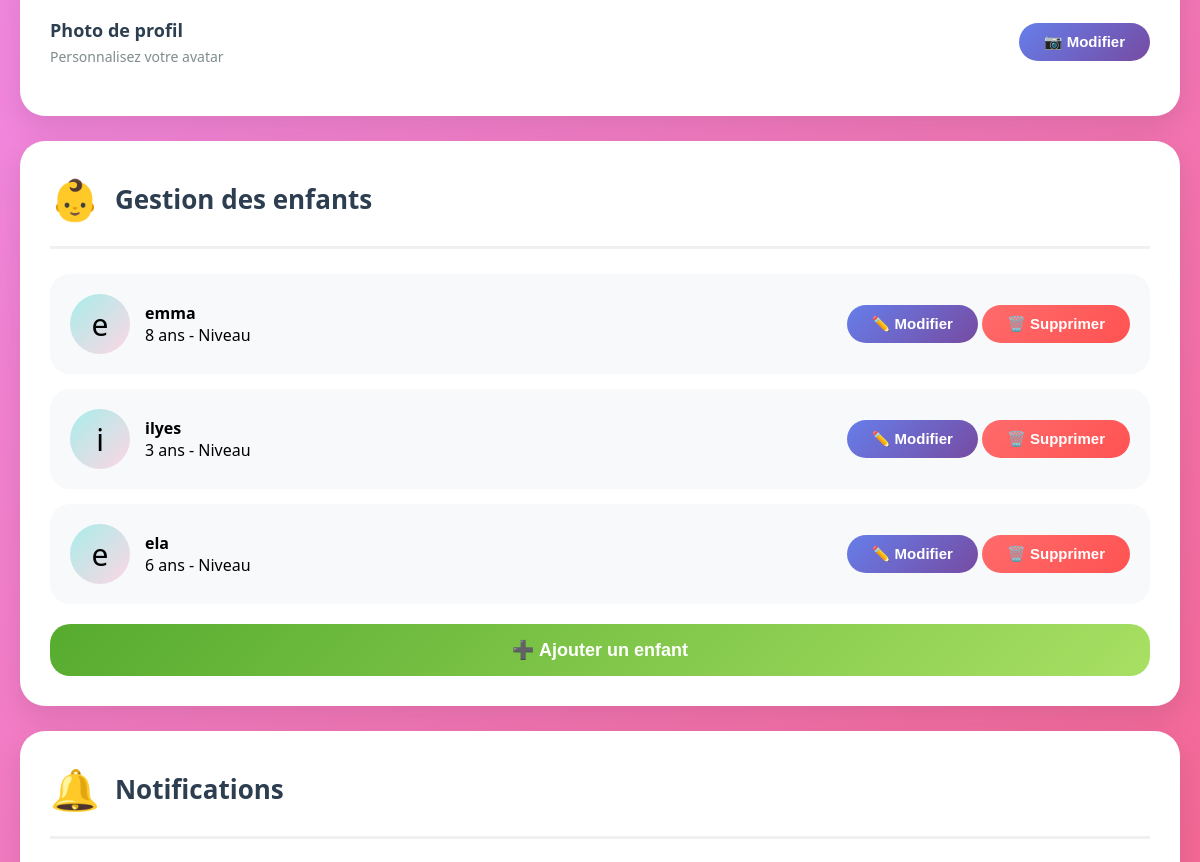
/parametres/ (signed in, middle part), run on an earlier commit of the app's database.
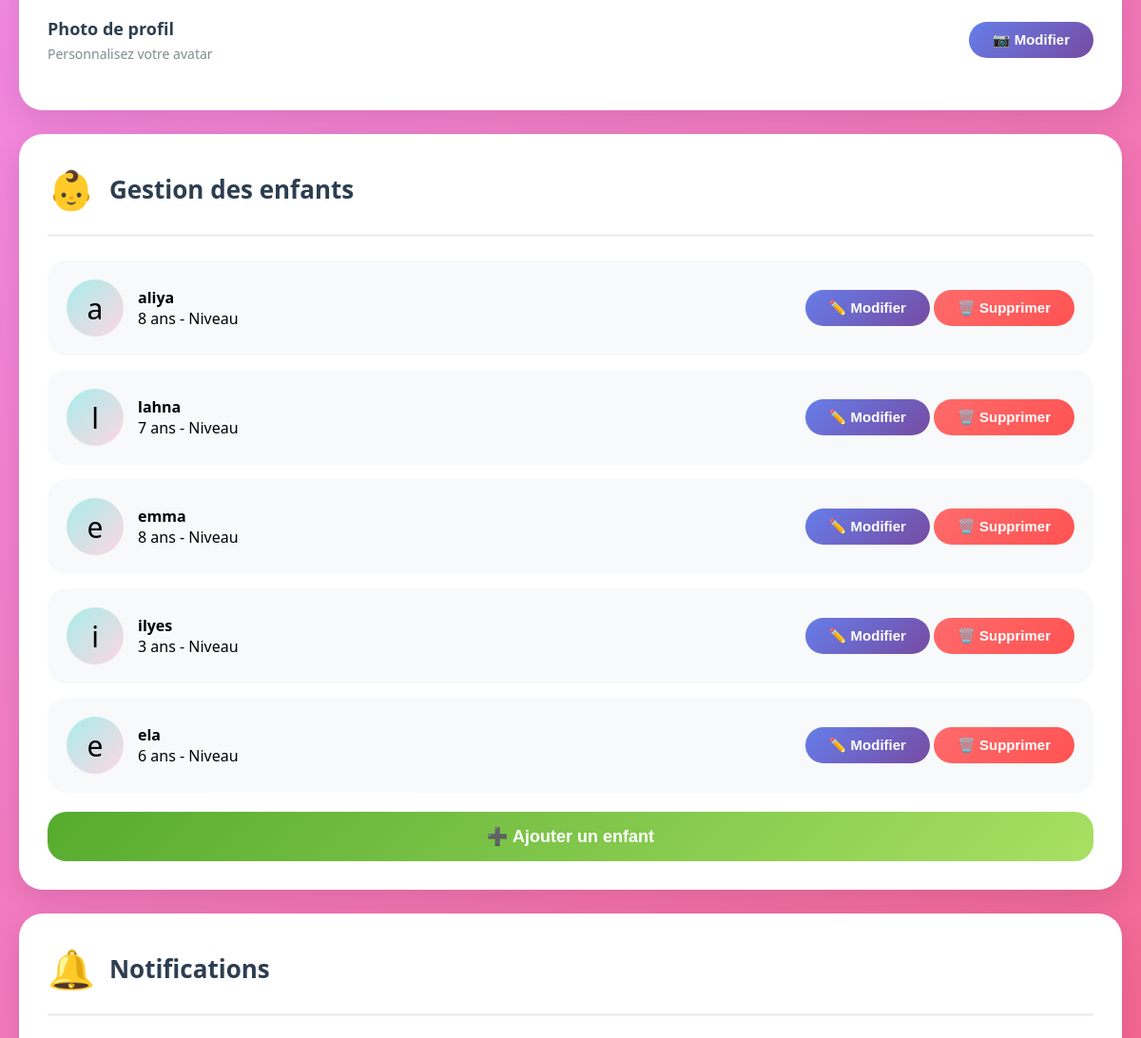
And on a later commit of the database.
### authen/models.py (models this page shows, shortened)
class Enfant(models.Model):
    GENRE_CHOICES = [
        ('M', 'Garçon'),
        ('F', 'Fille'),
        ('A', 'Autre'),
    ]
    NIVEAU_AUTONOMIE_CHOICES = [
        ('faible', 'Faible autonomie'),
        ('moyen', 'Autonomie moyenne'),
        ('eleve', 'Autonomie élevée'),
    ]
    parent = models.ForeignKey(User, on_delete=models.CASCADE, related_name='enfants')
    prenom = models.CharField(max_length=100)
    nom = models.CharField(max_length=100)
    date_naissance = models.DateField()
    genre = models.CharField(max_length=1, choices=GENRE_CHOICES, default='M')
    niveau_autonomie = models.CharField(max_length=20, choices=NIVEAU_AUTONOMIE_CHOICES, default='moyen')
    besoins_specifiques = models.TextField(blank=True, null=True, help_text="Sensibilités, préférences, particularités...")
    couleur_preferee = models.CharField(max_length=50, blank=True, null=True)
    activites_preferees = models.TextField(blank=True, null=True, help_text="Jeux, activités favorites...")
    photo = models.ImageField(upload_to='enfants/', blank=True, null=True)
    created_at = models.DateTimeField(auto_now_add=True)
    updated_at = models.DateTimeField(auto_now=True)
    def age(self):
        from datetime import date
        today = date.today()
        return today.year - self.date_naissance.year - ((today.month, today.day) < (self.date_naissance.month, self.date_naissance.day))
    class Meta:
        verbose_name = "Enfant"
        verbose_name_plural = "Enfants"
        ordering = ['-created_at']

### authen/views.py (the view)
# urls.py: path('parametres/', views.parametres, name='parametres'),
@login_required
def parametres(request):
    enfants = Enfant.objects.filter(parent=request.user)
    return render(request, 'authen/parametres.html', {
        'user': request.user,
        'enfants': enfants
    })

### authen/templates/authen/parametres.html (shortened to what this page needs)
<!DOCTYPE html>
<html lang="fr">
<head>
</head>
<body>
    <div class="container">
        <div class="settings-grid">
            <div class="setting-card">
                <div class="setting-item">
                    <div class="setting-info">
                        <h3>Photo de profil</h3>
                        <p>Personnalisez votre avatar</p>
                    </div>
                    <button class="edit-btn" onclick="document.getElementById('photoInput').click()">📷 Modifier</button>
                </div>
            </div>
            <div class="setting-card">
                <div class="setting-header">
                    <div class="setting-icon">👶</div>
                    <h2>Gestion des enfants</h2>
                </div>
                <div class="child-list" id="childList">
                    {% for enfant in enfants %}
                    <div class="child-item">
                        <div class="child-info">
                            <div class="child-avatar">{{ enfant.prenom.0 }}</div>
                            <div class="child-details">
                                <h4>{{ enfant.prenom }}</h4>
                                <p>{{ enfant.age }} ans - Niveau {{ enfant.niveau }}</p>
                            </div>
                        </div>
                        <div class="setting-control">
                            <button class="edit-btn" onclick="window.location.href='/enfant/{{ enfant.id }}/modifier/'">✏️ Modifier</button>
                            <button class="edit-btn danger-btn" onclick="supprimerEnfant({{ enfant.id }}, '{{ enfant.prenom }}')">🗑️ Supprimer</button>
                        </div>
                    </div>
                    {% endfor %}
                </div>
                <button class="add-child-btn" onclick="window.location.href='/ajouter-enfant/'">➕ Ajouter un enfant</button>
            </div>
            <div class="setting-card">
                <div class="setting-header">
                    <div class="setting-icon">🔔</div>
                    <h2>Notifications</h2>
                </div>
            </div>
        </div>
    </div>

What changed in the data, as far as the page shows it:
added Enfant: prenom.0 "a", prenom "aliya", age "8"
added Enfant: prenom.0 "l", prenom "lahna", age "7"
